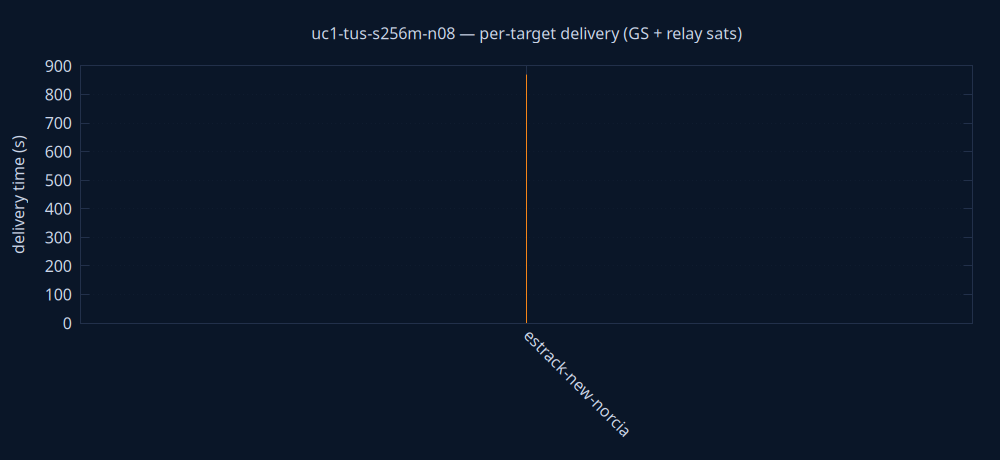

Source code (gnuplot):
set terminal pngcairo size 1000,460 background rgb '#0a1628'
set output 'delivery.png'
set style fill solid 0.8
set boxwidth 0.7 relative
set border lc rgb '#22304a'
set grid ytics lc rgb '#22304a'
set yrange [0:*]
set ylabel 'delivery time (s)' textcolor rgb '#cdd7ea'
set xtics rotate by -45 textcolor rgb '#cdd7ea'
set ytics textcolor rgb '#cdd7ea'
set title 'uc1-tus-s256m-n08 — per-target delivery (GS + relay sats)' textcolor rgb '#cdd7ea'
plot 'delivery.dat' using 0:2:3:xtic(1) with boxes lc rgb variable notitle
